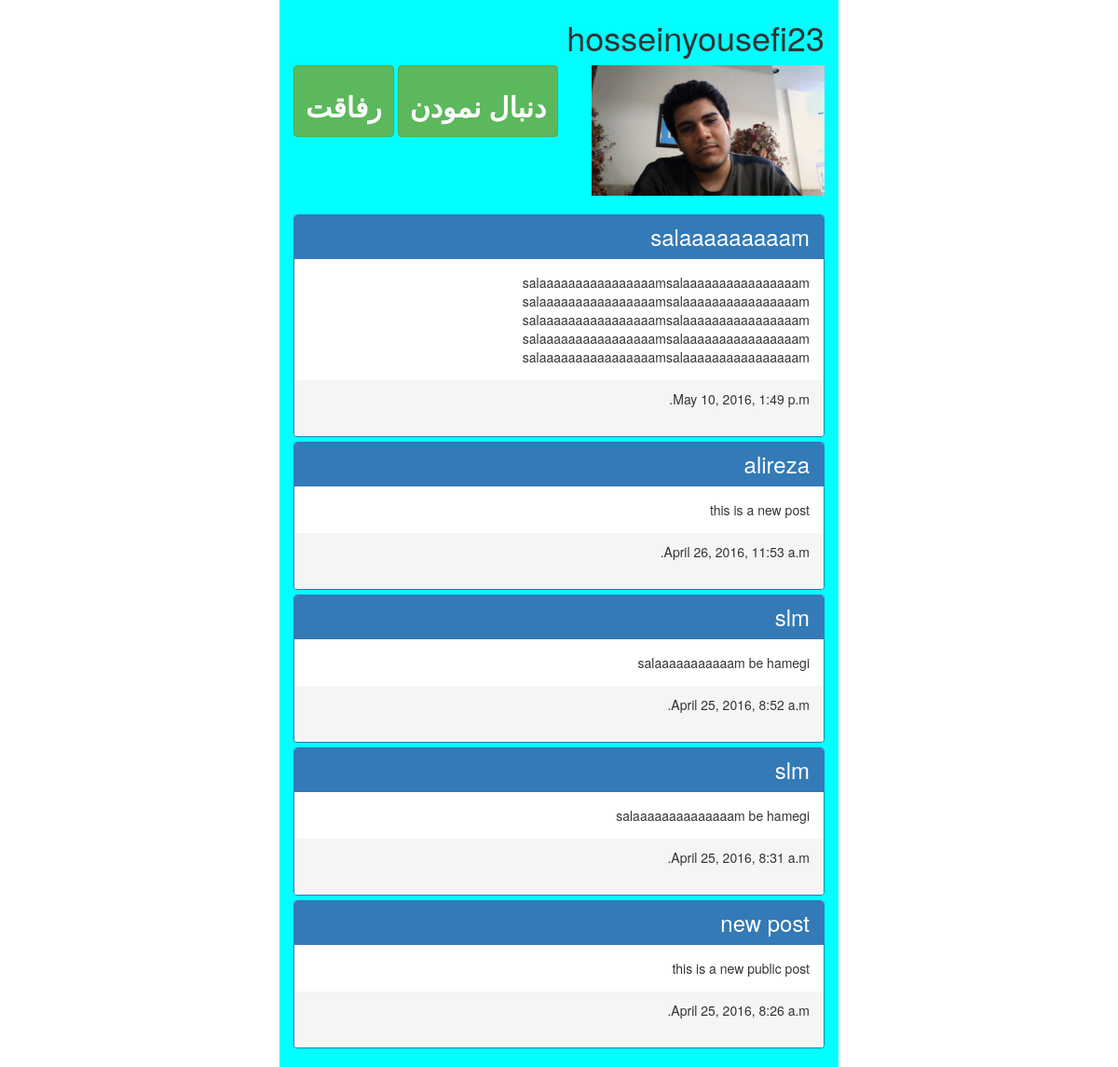
The page /hosseinyousefi23 (signed in) on the database as committed earlier.
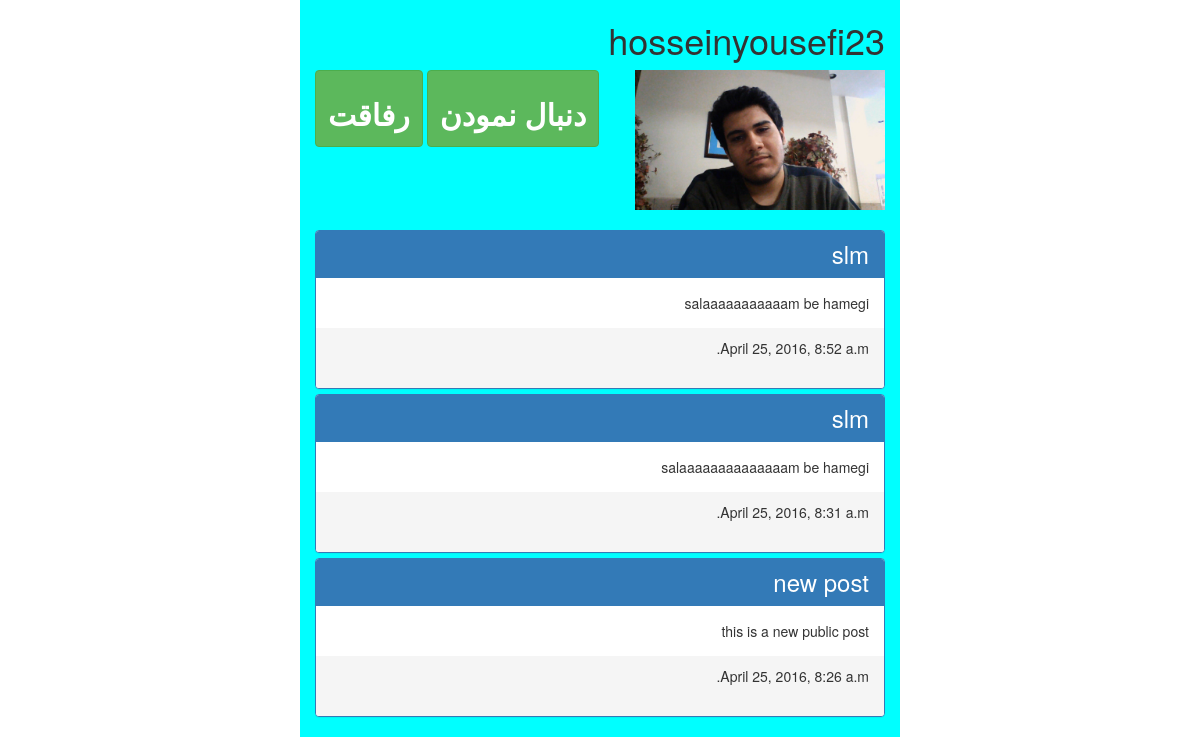
The same page on the database as committed later.
### xnote_base/models.py (models this page shows, shortened)
class Post(models.Model):
    is_public = models.BooleanField(default=False)
    post_type = models.CharField(choices=(
        ('normal', 'Normal'),
        ('quick', 'Quick'),
    ), default='normal', max_length=50)
    title = models.CharField(max_length=100)
    related_tags = models.ManyToManyField(Tag, blank=True)
    context = models.TextField()
    publish_time = models.DateTimeField(default=timezone.now)
    author = models.ForeignKey(SuperConductor, null=True, blank=True)
    event = models.ForeignKey(Event, null=True, blank=True)

### xnote_base/views.py (the view)
# urls.py: url(r'^(?P<name>\w+)$', views.view_page, name='view_page'),
@login_required
def view_page(request, name):
    super_conductor = get_object_or_404(SuperConductor, url_name=name)
    post_list = Post.objects.filter(author=super_conductor).order_by('-publish_time')
    if 'platform' in request.GET and request.GET['platform'] == 'android':
        return JsonResponse({
            'super_conductor': serializers.serialize('json', super_conductor),
            'post_list': serializers.serialize('json', post_list),
        })
    else:
        return render(request, 'xnote_base/person.html', {
            'super_conductor': super_conductor,
            'post_list': post_list,
        })

### templates/xnote_base/person.html (shortened to what this page needs)
{% load static %}
<!DOCTYPE html>
<html>
    <head lang="en">
        <link rel="stylesheet" href="{% static 'styles/bootstrap.min.css' %}">
        <link rel="stylesheet" href="{% static 'styles/person.css' %}">
    </head>
    <body>
        <div class="container">
            <div class="header">
                <h1 class="full_name">{{ super_conductor.url_name }}</h1>
                <img class="profile_image" src="{{ super_conductor.profile_image.url }}"/>
                <div class="buttons">
                    <button type="button" class="btn btn-success"><h2><b>
                        دنبال نمودن
                    </b></h2></button>
                    <button type="button" class="btn btn-success">
                        <h2><b>
                            رفاقت
                        </b></h2>
                    </button>
                </div>
            </div>
            <br style="clear: both"/>
            <div class="content">
                <div class="panel-group">
                    {% for post in post_list %}
                        <div class="panel panel-primary">
                            <div class="panel-heading">
                                <h3 style="display: inline">{{ post.title }}</h3>
                            </div>
                            <div class="panel-body">
                                {{ post.context }}
                            </div>
                            <div class="panel-footer">
                                <div class="panel-date">{{ post.publish_time }}</div>
                                <br style="clear: both"/>
                            </div>
                        </div>
                    {% endfor %}
                </div>
            </div>
        </div>
    </body>
</html>

Rows that differ between the two databases and show on the page:
removed Post: title "salaaaaaaaaam", context "salaaaaaaaaaaaaaaaamsalaaaaaaaaaaaaaaaam salaaaaaaaaaaaaaaaamsalaaaaaaaaaaaaaaaam salaaaaaaaaaaaaaaaamsalaaaaaaaaaaaaaaaam salaaaaaaaaaaaaaaaamsalaaaaaaaaaaaaaaaam salaaaaaaaaaaaaaaaamsalaaaaaaaaaaaaaaaam", publish_time "May 10, 2016, 1:49 p.m."
removed Post: title "alireza", context "this is a new post", publish_time "April 26, 2016, 11:53 a.m."
